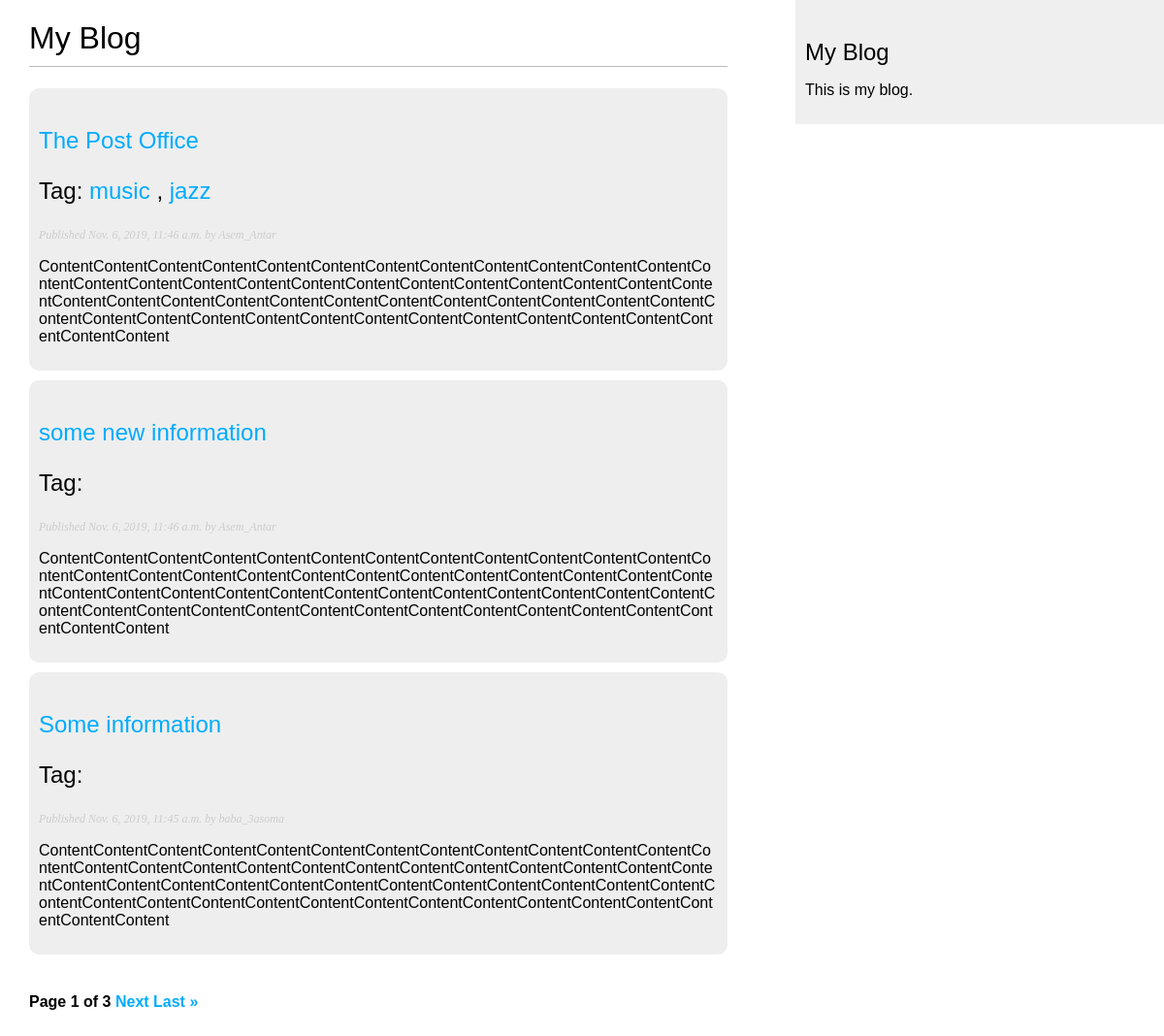
Screenshot of /blog/ with the database file from the repository.
### blog/models.py (models this page shows, shortened)
class Post(models.Model):
    STATUS_CHOICES = (
        ('draft', 'Draft'),
        ('published', 'Published'),
    )
    title = models.CharField(max_length=250)
    slug = models.SlugField(max_length=250, unique_for_date='publish')
    author = models.ForeignKey(
        User, on_delete=models.CASCADE, related_name='blog_posts')
    body = models.TextField()
    publish = models.DateTimeField(default=timezone.now)
    created = models.DateTimeField(auto_now_add=True)
    updated = models.DateTimeField(auto_now=True)
    status = models.CharField(
        max_length=10, choices=STATUS_CHOICES, default='draft')
    objects = models.Manager()
    published = PublishedManager()
    tags = TaggableManager()
    class Meta:
        ordering = ('-publish',)
    def get_absolute_url(self):
        return reverse('blog:post_detail',
                       args=[self.publish.year, self.publish.month,
                             self.publish.day, self.slug])

### blog/views.py (the view)
# urls.py: path('', views.post_list, name='post_list'),
def post_list(request, tag_slug=None):
    object_list = Post.published.all()
    tag = None
    if tag_slug:
        tag = get_object_or_404(Tag, slug=tag_slug)
        object_list = object_list.filter(tags__in=[tag])
    paginator = Paginator(object_list, 3)
    page = request.GET.get('page')
    try:
        posts = paginator.page(page)
    except PageNotAnInteger:
        posts = paginator.page(1)
    except EmptyPage:
        posts = paginator.page(paginator.num_pages)
    return render(request, 'blog/post/list.html', {
        'page': page,
        'posts': posts,
        'tag': tag
    })

### blog/models.py (called while the page is built)
    def get_queryset(self):
        return super(PublishedManager, self).get_queryset().filter(status='published')

### blog/templates/blog/post/list.html (shortened to what this page needs)
{% extends "blog/base.html" %}
{% block content %}
  <h1>My Blog</h1>
  {% for post in posts %}
    <div id="post-block">
      <h2>
      <a href="{{ post.get_absolute_url }}">
        {{ post.title }}
      </a>
      <p class="tags">
        Tag:
        {% for tag in post.tags.all %}
          <a href="{% url "blog:post_list_by_tag" tag.slug %}">
            {{ tag.name }}
          </a>
          {% if not forloop.last %},{% endif %}
        {% endfor %}
      </p>
    </h2>
    <p class="date">
      Published {{ post.publish }} by {{ post.author }}
    </p>
    {{ post.body|truncatewords:30|linebreaks }}
    </div>
   {% endfor %}
  {% include "pagination.html" with page=posts %}
{% endblock %}

### blog/static/blog.css (style rules this page uses)
body { margin: 0; padding: 0; font-family: helvetica, sans-serif; }
a { color: #00abff; text-decoration: none; }
h1 { font-weight: normal; border-bottom: 1px solid #bbb; padding: 0 0 10px 0; }
h2 { font-weight: normal; margin: 30px 0 0; }
#post-block { background: #eee; padding: 10px; margin-bottom: 10px; border-radius: 10px; }
p.date { color: #ccc; font-family: georgia, serif; font-size: 12px; font-style: italic; }

### rows the page displays
Post: title "The Post Office", publish "Nov. 6, 2019, 11:46 a.m.", author "Asem_Antar", body "ContentContentContentContentContentContentContentContentContentContentContentContentContentContentContentContentContentContentContentContentContentContentContentContentContentContentContentContentContentContentContentContentContentContentContentContentContentContentContentContentContentContentContentContentContentContentContentContentContentContentContentContent"
Tag: name "music"
Tag: name "jazz"
Post: title "some new information", publish "Nov. 6, 2019, 11:46 a.m.", author "Asem_Antar", body "ContentContentContentContentContentContentContentContentContentContentContentContentContentContentContentContentContentContentContentContentContentContentContentContentContentContentContentContentContentContentContentContentContentContentContentContentContentContentContentContentContentContentContentContentContentContentContentContentContentContentContentContent"
Post: title "Some information", publish "Nov. 6, 2019, 11:45 a.m.", author "baba_3asoma", body "ContentContentContentContentContentContentContentContentContentContentContentContentContentContentContentContentContentContentContentContentContentContentContentContentContentContentContentContentContentContentContentContentContentContentContentContentContentContentContentContentContentContentContentContentContentContentContentContentContentContentContentContent"

### other values shown
{{ page.number }} "1"
{{ page.paginator.num_pages }} "3"
